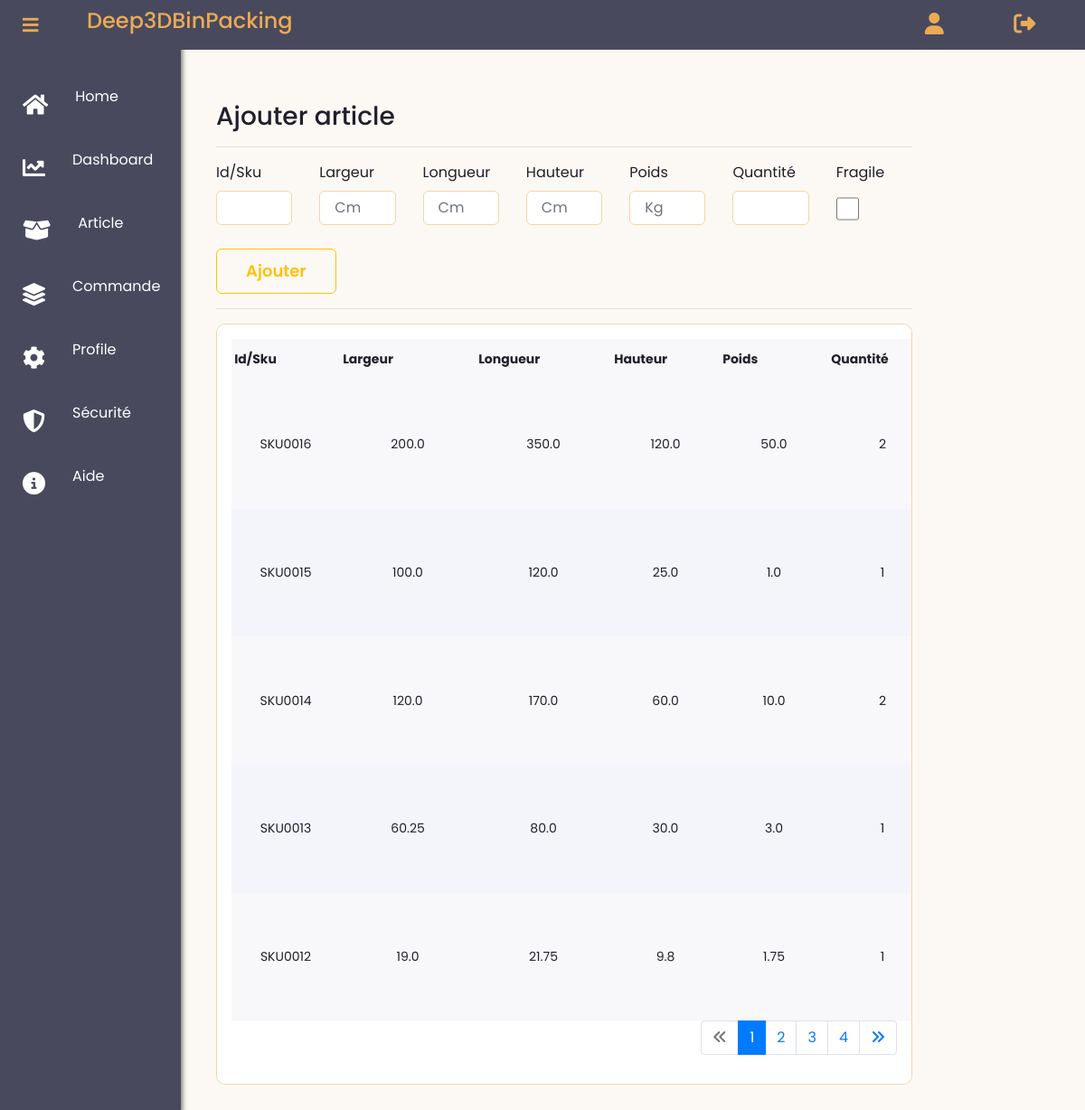
Screenshot of /new_article (signed in) with the database file from the repository.
### app/models.py (models this page shows, shortened)
class Article(db.Model):
    __tablename__ = 'Article'
    id = db.Column(db.Integer, primary_key=True, autoincrement=True)
    user_id = db.Column(db.Integer(), db.ForeignKey('User.id'))
    sku = db.Column(db.String(30), nullable=False)
    largeur = db.Column(db.Float(precision=5), nullable=False)
    longueur = db.Column(db.Float(precision=5), nullable=False)
    hauteur = db.Column(db.Float(precision=5), nullable=False)
    poids = db.Column(db.Float(precision=5), nullable=False)
    quantite = db.Column(db.Integer(), nullable=False)
    fragile = db.Column(db.Boolean(), default=False)
    date_creation = db.Column(db.Date,default=dt_date.today())
    commandes = db.relationship('Commande', secondary=association_table_article_commande, back_populates='articles')

### app/routes.py (the view, shortened to what this page needs)
@app.route("/new_article", methods=['GET', 'POST'])
@login_required
def new_article():
    form = ArticleForm()
    page = request.args.get('page', 1, type=int)
    articles_pagination = Article.query.filter_by(user_id=current_user.id).order_by(Article.id.desc()).paginate(page=page, per_page=number_articles_per_page, error_out=False)
    '''for article in articles_pagination:
        article.largeur = int(article.largeur)
        article.longueur = int(article.longueur)
        article.hauteur = int(article.hauteur)
        article.poids = int(article.poids)'''
    articles = articles_pagination.items
    total_stock = Article.query.filter_by(user_id=current_user.id).count()
    return render_template('user_dashboard/create_article.html', title='New Article', form=form, articles=articles, articles_pagination=articles_pagination)

### app/forms.py (shortened to what this page needs)
class ArticleForm(FlaskForm):
    id = HiddenField('ID de l\'article')
    sku = StringField("Id/Sku",validators=[DataRequired()])
    largeur = FloatField('Largeur', validators=[DataRequired()],render_kw={"placeholder": "Cm"})
    longueur = FloatField('Longueur', validators=[DataRequired()],render_kw={"placeholder": "Cm"})
    hauteur = FloatField('Hauteur', validators=[DataRequired()],render_kw={"placeholder": "Cm"})
    poids = FloatField('Poids', validators=[DataRequired()],render_kw={"placeholder": "Kg"})
    quantite = IntegerField('Quantité', validators=[DataRequired()])
    fragile = BooleanField('Fragile', default=False)
    submit = SubmitField('Ajouter')

### app/models.py (called while the page is built)
@login_manager.user_loader
def load_user(user_id):
    return User.query.get(int(user_id))

### app/routes.py (called while the page is built)
@app.before_request
def before_request():
    if current_user.is_authenticated:
        g.image = url_for('static', filename='images/' + current_user.image) if current_user.image else None
    else:
        g.image = None

### app/templates/user_dashboard/create_article.html (shortened to what this page needs)
{% extends "user_dashboard/layout.html" %}
{% block content %}
<div id="app" class="col-lg-10">
  <form method="POST" action="">
    <h3 class="mt-3">Ajouter article</h3>
    <hr>
    <div class="row">
      <div class="col">
        {{ form.sku.label(class="form-control-label") }}
        {% if form.sku.errors %}
            {{ form.sku(class="form-control form-control-lg is-invalid") }}
            <div class="invalid-feedback">
                {% for error in form.sku.errors %}
                    <span>{{ error }}</span>
                {% endfor %}
            </div>
        {% else %}
            {{ form.sku(class="form-control form-control-lg") }}
        {% endif %}
    </div>
      <div class="col">
        {{ form.largeur.label(class="form-control-label") }} {% if
        form.largeur.errors %} {{ form.largeur(class="form-control
        form-control-lg is-invalid") }}
        <div class="invalid-feedback">
          {% for error in form.largeur.errors %}
          <span>{{ error }}</span>
          {% endfor %}
        </div>
        {% else %} {{ form.largeur(class="form-control form-control-lg") }} {%
        endif %}
      </div>
      <div class="col">
        {{ form.longueur.label(class="form-control-label") }} {% if
        form.longueur.errors %} {{ form.longueur(class="form-control
        form-control-lg is-invalid") }}
        <div class="invalid-feedback">
          {% for error in form.longueur.errors %}
          <span>{{ error }}</span>
          {% endfor %}
        </div>
        {% else %} {{ form.longueur(class="form-control form-control-lg") }} {%
        endif %}
      </div>
      <div class="col">
        {{ form.hauteur.label(class="form-control-label") }} {% if
        form.hauteur.errors %} {{ form.hauteur(class="form-control
        form-control-lg is-invalid") }}
        <div class="invalid-feedback">
          {% for error in form.hauteur.errors %}
          <span>{{ error }}</span>
          {% endfor %}
        </div>
        {% else %} {{ form.hauteur(class="form-control form-control-lg") }} {%
        endif %}
      </div>
      <div class="col">
        {{ form.poids.label(class="form-control-label") }} {% if
        form.poids.errors %} {{ form.poids(class="form-control
        form-control-lg is-invalid") }}
        <div class="invalid-feedback">
          {% for error in form.poids.errors %}
          <span>{{ error }}</span>
          {% endfor %}
        </div>
        {% else %} {{ form.poids(class="form-control form-control-lg") }} {%
        endif %}
      </div>
      <div class="col">
        {{ form.quantite.label(class="form-control-label") }} {% if
        form.quantite.errors %} {{ form.quantite(class="form-control
        form-control-lg is-invalid") }}
        <div class="invalid-feedback">
          {% for error in form.quantite.errors %}
          <span>{{ error }}</span>
          {% endfor %}
        </div>
        {% else %} {{ form.quantite(class="form-control form-control-lg") }} {%
        endif %}
      </div>
      <div class="col">
        {{ form.fragile.label(class="form-control-label") }} {% if
        form.fragile.errors %} {{ form.fragile(class="form-control
        form-control-lg is-invalid") }}
        <div class="invalid-feedback">
          {% for error in form.fragile.errors %}
          <span>{{ error }}</span>
          {% endfor %}
        </div>
        {% else %} {{ form.fragile(class="form-control box form-control-lg") }} {%
        endif %}
      </div>
    </div>
    {{ form.submit(class="btn btn-outline-warning") }}
    <hr>
  </form>
  {% if articles %}
      <div class="card detail">
        <table id="user-table" class=" nowrap" cellspacing="2" width="100%">
          <thead>
            <tr>
              <th>Id/Sku</th>
              <th>Largeur</th>
              <th>Longueur</th>
              <th>Hauteur</th>
              <th>Poids</th>
              <th>Quantité</th>
            </tr>
          </thead>
          <tbody>
            {% for article in articles %}
            {% if article.user_id == current_user.id %}
            <tr>
              <td style=" text-align: center;">{{article.sku}}</td>
              <td style=" text-align: center;">{{article.largeur}}</td>
              <td style=" text-align: center;">{{article.longueur}}</td>
              <td style=" text-align: center;">{{article.hauteur}}</td>
              <td style=" text-align: center;">{{article.poids}}</td>
              <td style=" text-align: center;">{{article.quantite}}</td>
            </tr>
            {% endif %}
            {% endfor %}
          </tbody>
        </table>
          <nav aria-label="Page navigation example">
            <ul class="pagination justify-content-end">
              <li class="page-item {% if not articles_pagination.has_prev %}disabled{% endif %}">
                <a class="page-link" {% if articles_pagination.has_prev %}href="{{ url_for('new_article', page=articles_pagination.prev_num) }}"{% endif %}><i class="fa-solid fa-angles-left"></i></a>
              </li>
              {% for page_num in articles_pagination.iter_pages() %}
                {% if page_num %}
                  <li class="page-item {% if page_num == articles_pagination.page %}active{% endif %}">
                    <a class="page-link"  href="{{ url_for('new_article', page=page_num) }}">{{ page_num }}</a>
                  </li>
                {% else %}
                  <li class="page-item disabled">
                    <a class="page-link"  href="#">...</a>
                  </li>
                {% endif %}
              {% endfor %}
              <li class="page-item {% if not articles_pagination.has_next %}disabled{% endif %}">
                <a class="page-link" {% if articles_pagination.has_next %}href="{{ url_for('new_article', page=articles_pagination.next_num) }}"{% endif %}><i class="fa-solid fa-angles-right"></i></a>
              </li>
            </ul>
          </nav>
      </div>
      {% endif %}
</div>
{% endblock content %}

### app/static/client/main.css (style rules this page uses)
* { margin: 0; padding: 0; box-sizing: border-box; outline: none; font-family: "Poppins", sans-serif; }
body { background-color: #fcf9f4; }
.card { background-color: #fff; padding: 1rem; border-radius: 10px; }
.detail { grid-area: detail; overflow-x: auto; }
.detail table { width: 100%; border-collapse: collapse; }
.detail table tr:nth-child(odd) { background-color: #f8f8fb; }
.detail table tr { background-color: #f4f4fb; }
.detail table th, .detail table td { padding: 0.8rem 0.2rem; text-align: left; min-width: 120px; font-size: 14px; }
.detail table tr td:nth-child(2), .detail table tr td:nth-child(3) { min-width: 150px; }

### app/static/client/account.css (style rules this page uses)
.col { flex-basis: 0; flex-grow: 1; min-width: 0; max-width: 100%; }
.row { display: flex; flex-wrap: wrap; margin-right: -15px; margin-left: -15px; }
.card { border: solid 1px #f5d5aa; }
.btn { border-radius: 6px; padding-top: 14px; padding-bottom: 14px; padding-left: 32px; padding-right: 32px; font-size: 18px; line-height: 20px; font-weight: 600; position: static; justify-content: center; align-items: center; cursor: pointer; }
.btn:not(:disabled):not(.disabled) { cursor: pointer; }
.form-control { width: 100%; margin-bottom: 24px; border: 1px solid #f5d5aa; border-radius: 6px; font-size: 16px; line-height: 20px; }
button, input { overflow: visible; }
.box { height: 40px; width: 25px; }

### rows the page displays
Article: sku "SKU0016", largeur "200.0", longueur "350.0", hauteur "120.0", poids "50.0", quantite "2"
Article: sku "SKU0015", largeur "100.0", longueur "120.0", hauteur "25.0", poids "1.0", quantite "1"
Article: sku "SKU0014", largeur "120.0", longueur "170.0", hauteur "60.0", poids "10.0", quantite "2"
Article: sku "SKU0013", largeur "60.25", longueur "80.0", hauteur "30.0", poids "3.0", quantite "1"
Article: sku "SKU0012", largeur "19.0", longueur "21.75", hauteur "9.8", poids "1.75", quantite "1"

### other values shown
{{ page_num }} "1" "2" "3" "4"
